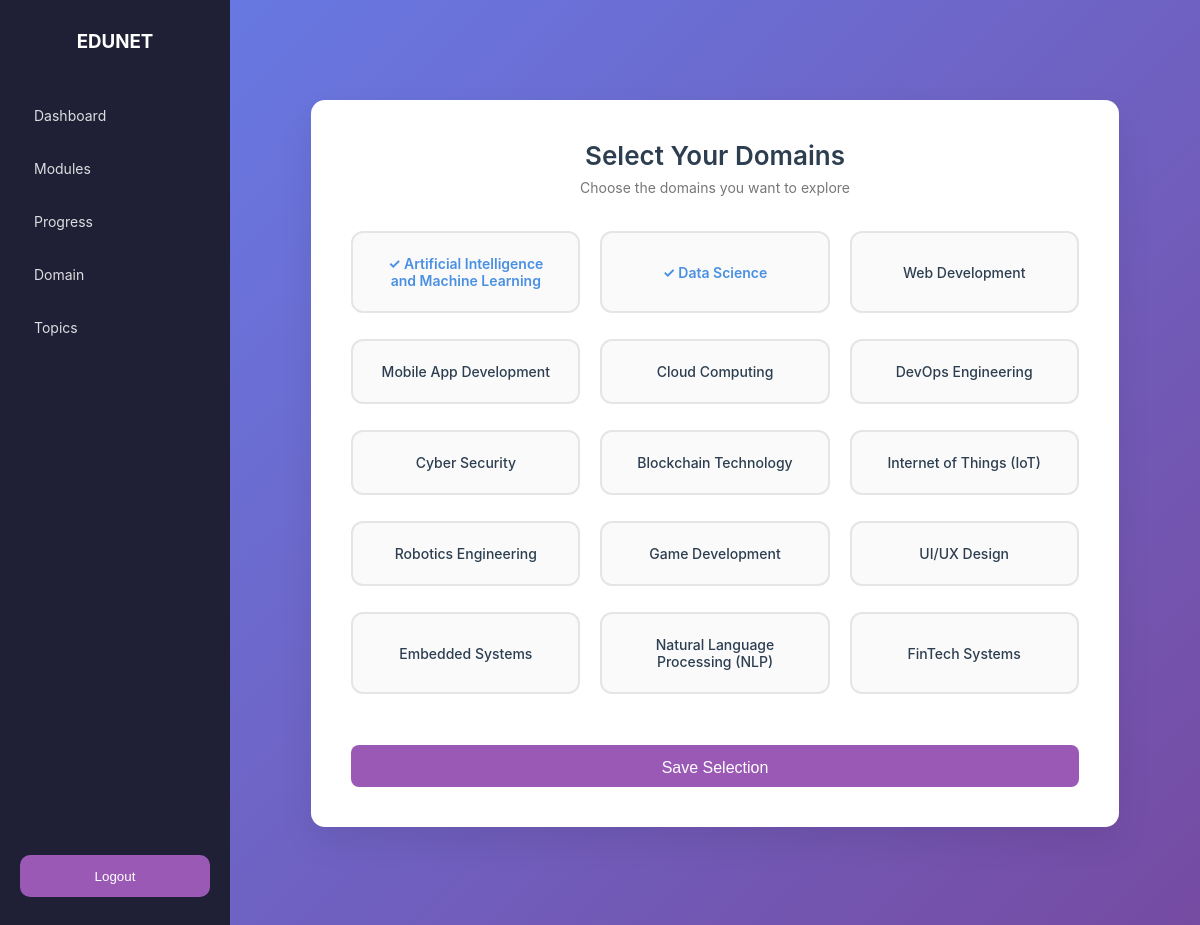
/select-domains/ (signed in), run on the app's committed database.
### core/models.py (models this page shows)
class Domain(models.Model):
    name = models.CharField(max_length=100, unique=True)
    def __str__(self):
        return self.name

### core/views.py (the view)
# urls.py: path("select-domains/", views.select_domains, name="select_domains"),
@login_required
def select_domains(request):
    profile = request.user
    if request.method == "POST":
        form = DomainSelectionForm(request.POST)
        if form.is_valid():
            profile.selected_domains.set(form.cleaned_data['domains'])
            return redirect("dashboard")
    else:
        form = DomainSelectionForm(
            initial={'domains': profile.selected_domains.all()}
        )
    return render(request, "select_domains.html", {"form": form})

### templates/select_domains.html (shortened to what this page needs)
{% extends "base.html" %}
{% load static %}
{% block content %}
<div class="domain-container">
    <div class="domain-card">
        <h2>Select Your Domains</h2>
        <p class="subtitle">Choose the domains you want to explore</p>
        <form method="POST">
            <div class="domain-grid">
                {% for checkbox in form.domains %}
                    <label class="domain-option">
                        <span class="domain-name">{{ checkbox.choice_label }}</span>
                    </label>
                {% endfor %}
            </div>
            <button type="submit" class="save-btn">
                Save Selection
            </button>
        </form>
    </div>
</div>
{% endblock %}

### templates/base.html (shortened to what this page needs)
{% load static %}
<!DOCTYPE html>
<html lang="en">
<head>
    <link rel="stylesheet" href="{% static 'CSS/style.css' %}">
</head>
<body>
{% if request.user.is_authenticated %}
<div class="layout">
    <aside class="sidebar">
        <h3>EDUNET</h3>
        <a href="{% url 'dashboard' %}">Dashboard</a>
        <a href="#">Modules</a>
        <a href="#">Progress</a>
        <a href="{% url 'select_domains' %}">Domain</a>
        <a href="#">Topics</a>
        <form method="POST" action="{% url 'logout' %}">
            <button type="submit">Logout</button>
        </form>
    </aside>
    <main class="main-content">
{% endif %}
        {% block content %}
        {% endblock %}
{% if request.user.is_authenticated %}
    </main>
</div>
{% endif %}
</body>
</html>

### static/CSS/style.css (style rules this page uses)
* { margin: 0; padding: 0; box-sizing: border-box; }
:root { --primary: #9B59B6; --primary-dark: #7D3C98; --sidebar-bg: #1f1f35; --card-bg: #ffffff; --text-dark: #2C3E50; --border: #e0e0e0; --shadow: 0 15px 35px rgba(0,0,0,0.15); }
html, body { height: 100%; }
body { font-family: -apple-system, BlinkMacSystemFont, 'Segoe UI', Roboto, Arial, sans-serif; background: linear-gradient(135deg, #667eea 0%, #764ba2 100%); color: var(--text-dark); }
label { display: block; margin-bottom: 6px; font-size: 14px; font-weight: 500; }
button[type="submit"] { width: 100%; height: 42px; margin-top: 10px; border-radius: 8px; border: none; background: var(--primary); color: white; font-weight: 500; cursor: pointer; transition: 0.3s; }
.layout { display: flex; min-height: 100vh; }
.sidebar { width: 250px; background: var(--sidebar-bg); padding: 30px 20px; display: flex; flex-direction: column; gap: 12px; color: white; }
.sidebar h3 { text-align: center; margin-bottom: 30px; }
.sidebar a { padding: 12px 14px; border-radius: 10px; text-decoration: none; color: rgba(255,255,255,0.85); font-size: 14px; transition: 0.3s; }
.sidebar form { margin-top: auto; }
.sidebar button { width: 100%; padding: 10px; border-radius: 10px; border: none; background: var(--primary); color: white; cursor: pointer; }
.main-content { flex: 1; padding: 40px; display: flex; justify-content: center; }
.main-content > * { width: 100%; max-width: 1200px; }

### templates/select_domains.html (style rules this page uses)
.domain-container { display: flex; justify-content: center; align-items: center; padding: 60px 20px; }
.domain-card { background: #ffffff; padding: 40px; border-radius: 14px; width: 850px; max-width: 95%; box-shadow: 0 15px 35px rgba(0, 0, 0, 0.08); text-align: center; }
.domain-card h2 { margin-bottom: 8px; font-weight: 600; font-size: 26px; }
.subtitle { color: #777; margin-bottom: 35px; font-size: 14px; }
.domain-grid { display: grid; grid-template-columns: repeat(auto-fill, minmax(180px, 1fr)); gap: 20px; margin-bottom: 35px; }
.domain-option { display: flex; align-items: center; justify-content: center; padding: 22px; border-radius: 12px; border: 2px solid #e5e5e5; cursor: pointer; transition: all 0.3s ease; font-weight: 500; background-color: #fafafa; position: relative; }
.domain-option input[type="checkbox"]:checked + .domain-name { color: #4a90e2; font-weight: 600; }
.domain-option input[type="checkbox"]:checked + .domain-name::before { content: "✓ "; font-weight: bold; }
.save-btn { width: 100%; padding: 14px; border: none; border-radius: 10px; background-color: #4a90e2; color: white; font-size: 16px; font-weight: 600; cursor: pointer; transition: 0.3s ease; }

### data on the page
Domain: choice_label "Artificial Intelligence and Machine Learning"
Domain: choice_label "Data Science"
Domain: choice_label "Web Development"
Domain: choice_label "Mobile App Development"
Domain: choice_label "Cloud Computing"
Domain: choice_label "DevOps Engineering"
Domain: choice_label "Cyber Security"
Domain: choice_label "Blockchain Technology"
Domain: choice_label "Internet of Things (IoT)"
Domain: choice_label "Robotics Engineering"
Domain: choice_label "Game Development"
Domain: choice_label "UI/UX Design"
Domain: choice_label "Embedded Systems"
Domain: choice_label "Natural Language Processing (NLP)"
Domain: choice_label "FinTech Systems"
